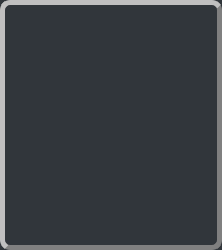
<?xml version="1.0" encoding="UTF-8"?>
<ui version="4.0">
 <class>LoadingDialog</class>
 <widget class="QDialog" name="LoadingDialog">
  <property name="geometry">
   <rect>
    <x>0</x>
    <y>0</y>
    <width>218</width>
    <height>250</height>
   </rect>
  </property>
  <property name="windowTitle">
   <string>Dialog</string>
  </property>
  <property name="styleSheet">
   <string notr="true">#LoadingDialog {
	border: 5px outset grey;
	border-radius: 10px;
	background-color: #31363b;
}

</string>
  </property>
  <layout class="QVBoxLayout" name="verticalLayout">
   <item>
    <widget class="QWidget" name="widget" native="true">
     <property name="sizePolicy">
      <sizepolicy hsizetype="Fixed" vsizetype="Fixed">
       <horstretch>0</horstretch>
       <verstretch>0</verstretch>
      </sizepolicy>
     </property>
     <property name="minimumSize">
      <size>
       <width>200</width>
       <height>200</height>
      </size>
     </property>
     <property name="maximumSize">
      <size>
       <width>200</width>
       <height>200</height>
      </size>
     </property>
     <property name="styleSheet">
      <string notr="true"/>
     </property>
     <layout class="QGridLayout" name="gridLayout_2">
      <property name="leftMargin">
       <number>0</number>
      </property>
      <property name="topMargin">
       <number>0</number>
      </property>
      <property name="rightMargin">
       <number>0</number>
      </property>
      <property name="bottomMargin">
       <number>0</number>
      </property>
      <item row="0" column="0">
       <widget class="QLabel" name="gif_label">
        <property name="text">
         <string/>
        </property>
        <property name="alignment">
         <set>Qt::AlignCenter</set>
        </property>
       </widget>
      </item>
     </layout>
    </widget>
   </item>
   <item>
    <widget class="QWidget" name="widget_2" native="true">
     <property name="maximumSize">
      <size>
       <width>200</width>
       <height>30</height>
      </size>
     </property>
     <layout class="QGridLayout" name="gridLayout">
      <property name="leftMargin">
       <number>0</number>
      </property>
      <property name="topMargin">
       <number>0</number>
      </property>
      <property name="rightMargin">
       <number>0</number>
      </property>
      <property name="bottomMargin">
       <number>0</number>
      </property>
      <item row="0" column="0">
       <widget class="QLabel" name="status_label">
        <property name="text">
         <string/>
        </property>
        <property name="alignment">
         <set>Qt::AlignCenter</set>
        </property>
       </widget>
      </item>
     </layout>
    </widget>
   </item>
  </layout>
 </widget>
 <resources/>
 <connections/>
</ui>
